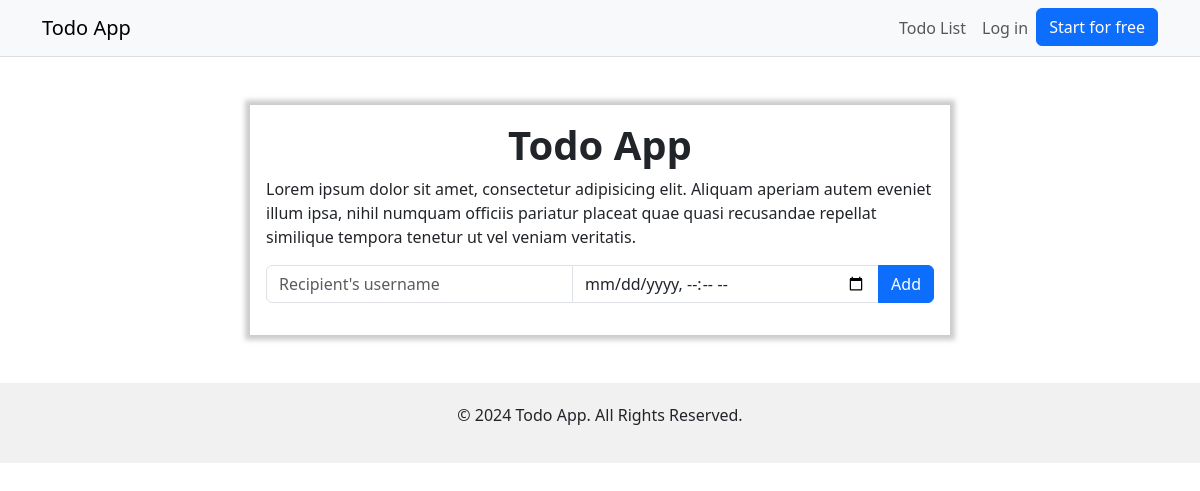
The app's page /todos, older data.
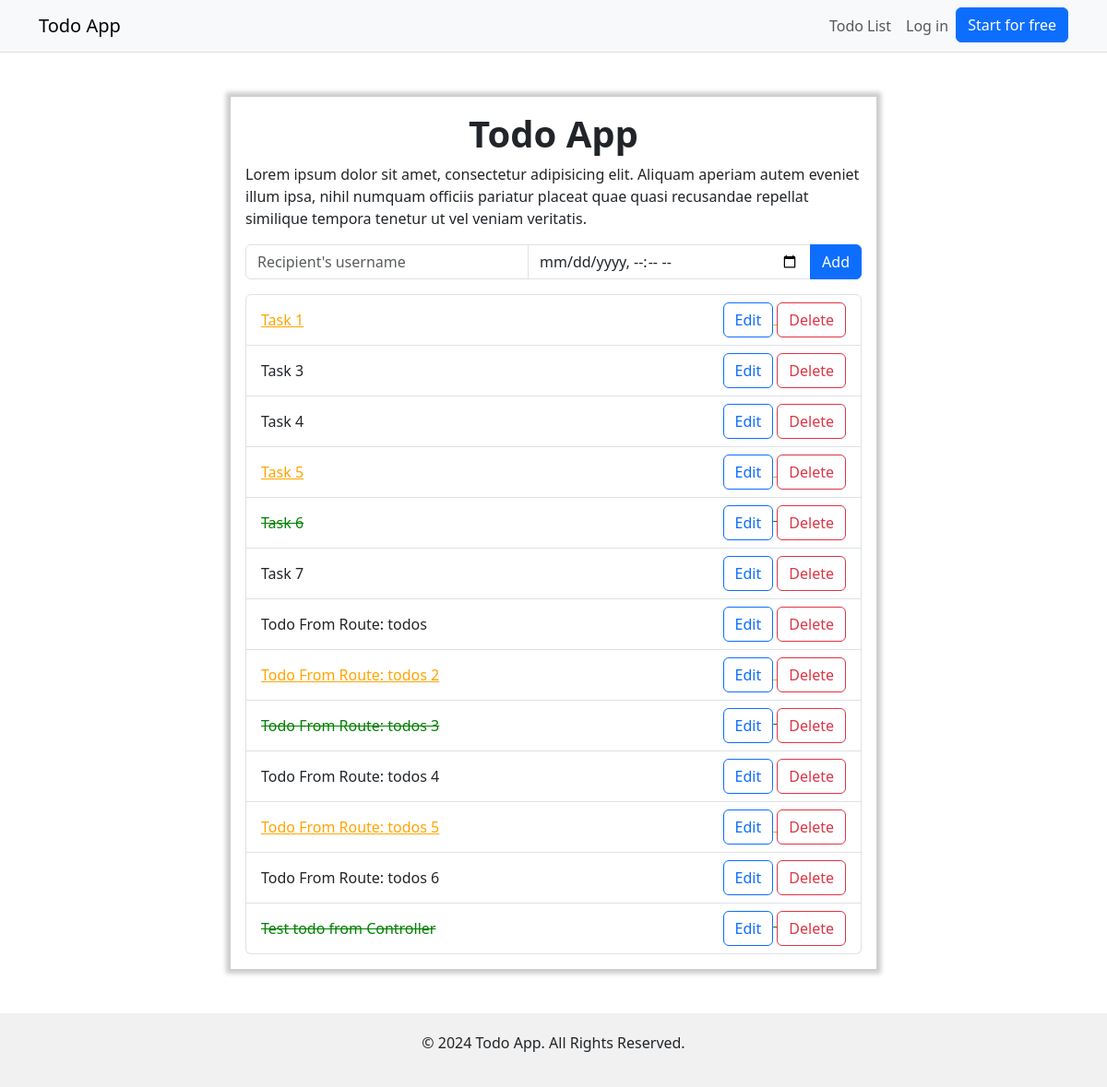
The same page, newer data.
### tables this page shows
CREATE TABLE `todos` (
  `id` int NOT NULL AUTO_INCREMENT,
  `title` varchar(255) DEFAULT NULL,
  `status` enum('pending','in_progress','completed') DEFAULT NULL,
  `due_date` datetime DEFAULT NULL,
  `created_at` datetime DEFAULT NULL,
  `updated_at` datetime DEFAULT NULL,
  PRIMARY KEY (`id`)
);

### helpers.php (called while the page is built, shortened)
<?php
function view (string $page, array $data = []) {
    extract($data);
    require 'views/' . $page . '.php';
}

### controllers/getTodosController.php (called while the page is built)
<?php
$todos = (new \App\Todo())->getAllTodos();
view('todos', ['todos' => $todos]);

### index.php (called while the page is built, shortened)
<?php
require 'helpers.php';
$router = new Router();
$router->get('/register', fn () => view('register'));
$router->get('/login', fn () => view('login'));
$router->get('/', fn () => view('home'));
$router->get('/todos', fn ()=> require 'controllers/getTodosController.php');

### src/DB.php (called while the page is built, shortened)
<?php
class DB {
    public function __construct() {
        $this->host = $_ENV['DB_HOST'];
        $this->user = $_ENV['DB_USER'];
        $this->pass = $_ENV['DB_PASSWORD'];
        $this->db = $_ENV['DB_NAME'];
        $this->conn = new \PDO("mysql:host=" . $this->host . ";dbname=" . $this->db, $this->user, $this->pass);
    }
}

### src/Todo.php (called while the page is built, shortened)
<?php
class Todo {
    public $pdo;
    public function __construct () {
        $db = new DB();
        $this->pdo = $db->conn;
    }
    public function getAllTodos () {
        $query = "SELECT * FROM todos";
        $stmt = $this->pdo->query($query);
        return $stmt->fetchAll();
    }
}

### views/todos.php (the view)
<?php
require 'views/components/header.php';
require 'views/components/navbar.php';
?>
<div class="container">
    <div class="row d-flex justify-content-center">
        <div class="todo-body my-5 p-3">
            <h1 class="text-center todo-text">Todo App</h1>
            <p>Lorem ipsum dolor sit amet, consectetur adipisicing elit. Aliquam aperiam autem eveniet illum ipsa, nihil
                numquam officiis pariatur placeat quae quasi recusandae repellat similique tempora tenetur ut vel veniam
                veritatis.</p>
            <form method="POST" action="/todos">
                <div class="input-group mb-3">
                    <input type="text" class="form-control" placeholder="Recipient's username"
                           aria-label="Recipient's username" aria-describedby="button-addon2"
                           name="title"
                           required
                    >
                    <input type="datetime-local" class="form-control" placeholder="Recipient's username"
                           aria-label="Recipient's username" aria-describedby="button-addon2"
                           name="due_date"
                           required
                    >
                    <button class="btn btn-primary" type="submit" id="button-addon2">Add</button>
                </div>
            </form>
            <ul class="list-group">
                <?php
                foreach ($todos as $todo) {
                    echo '
                                <li class="' . $todo['status'] . ' list-group-item d-flex justify-content-between align-items-center">
                            ' . $todo["title"] . '
                            <div>
                                <a href="/todos/' . $todo["id"] . '/update" class="btn btn-outline-primary">Edit</a>
                            <a href="/todos/' . $todo["id"] . '/delete" class="btn btn-outline-danger">Delete</a>
                            </div>
                        </li>
                            ';
                }
                ?>
            </ul>
        </div>
    </div>
</div>
<?php
require 'views/components/footer.php';
?>

### src/Router.php (shortened to what this page needs)
<?php
class Router {
    public $currentRoute;
    public function __construct () {
        $this->currentRoute = parse_url($_SERVER['REQUEST_URI'], PHP_URL_PATH);
    }
    public function getResource () {
        return false;
    }
    public function get ($route,$callback) {
        if ($_SERVER['REQUEST_METHOD'] == 'GET') {
            $resourceId = $this->getResource();
            $route = str_replace('{id}', $resourceId, $route);
            if ($route == $this->currentRoute) {
                $callback($resourceId);
                exit();
            }
        }
    }
}

### views/components/header.php (shortened to what this page needs)
<!doctype html>
<html lang="en">
<head>
    <link href="https://cdn.jsdelivr.net/npm/bootstrap@5.3.3/dist/css/bootstrap.min.css" rel="stylesheet"
>
</head>
<body>

### views/components/navbar.php (shortened to what this page needs)
<nav class="navbar navbar-expand-lg navbar-light bg-light">
    <div class="container">
        <a class="navbar-brand" href="/">Todo App</a>
        <div class="collapse navbar-collapse" id="navbarNav">
            <ul class="navbar-nav ms-auto">
                <li class="nav-item"><a class="nav-link" href="/todos">Todo List</a></li>
                <li class="nav-item"><a class="nav-link" href="/login">Log in</a></li>
                <li class="nav-item"><a class="btn btn-primary" href="/register">Start for free</a></li>
            </ul>
        </div>
    </div>
</nav>

### views/components/footer.php (shortened to what this page needs)
<footer class="footer">
    <p>&copy; 2024 Todo App. All Rights Reserved.</p>
</footer>
</body>
</html>

### views/components/header.php (style rules this page uses)
html { height: 100%; margin: 0; }
.footer { text-align: center; padding: 20px; background: #f1f1f1; }
.navbar { border-bottom: 1px solid #ddd; }
.todo-body { max-width: 700px; box-shadow: 0 0 5px 5px #ccc; }
.todo-text { font-weight: bold; }
.completed { text-decoration: line-through; color: green; }
.in_progress { text-decoration: underline; color: orange; }

Row changes from the older to the newer data that the page shows:
added todos: title "Task 1", status "in_progress" (drawn)
added todos: title "Task 3"
added todos: title "Task 4"
added todos: title "Task 5", status "in_progress" (drawn)
added todos: title "Task 6", status "completed" (drawn)
added todos: title "Task 7"
added todos: title "Todo From Route: todos"
added todos: title "Todo From Route: todos 2", status "in_progress" (drawn)
added todos: title "Todo From Route: todos 3", status "completed" (drawn)
added todos: title "Todo From Route: todos 4"
added todos: title "Todo From Route: todos 5", status "in_progress" (drawn)
added todos: title "Todo From Route: todos 6"
added todos: title "Test todo from Controller", status "completed" (drawn)
